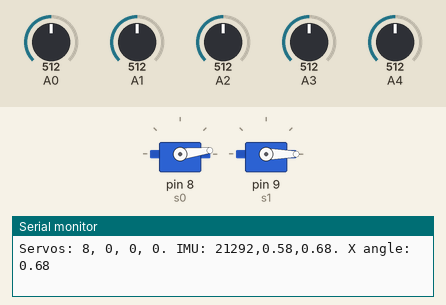
Simulated run of this sketch. Board: Arduino Uno, built with avr-gcc and run on an emulated ATmega328P. Shown: 2 × servo, the last lines printed to the serial monitor. The inputs (shaded band) are chosen by the test bench; at power-on: A0 = 512, A2 = 512, A4 = 512, A3 = 512, A1 = 512.

Above: at 0.1 s.
At 0.76 s:
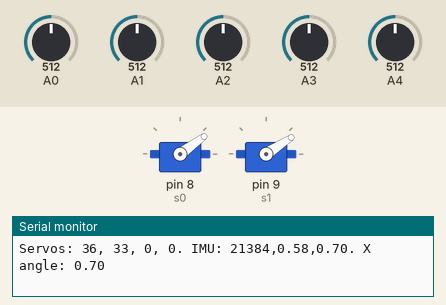
At 1.2 s:
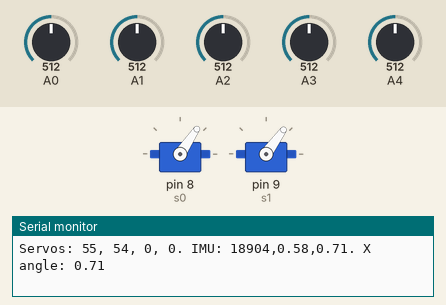
1.3 s: A0 set to 716
4.3 s: A2 set to 30
7.3 s: A4 set to 306
10.3 s: A3 set to 716
13.3 s: A1 set to 716
16.3 s: A3 set to 992
Timing chart, 0 to 20.3 s (numbered marks = the images above; inputs shaded):
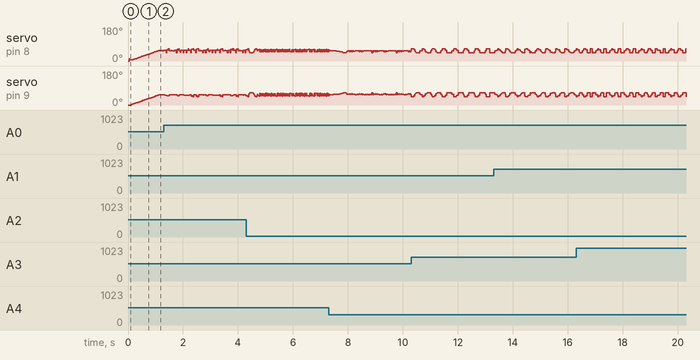

The sketch:

TiltControl.ino
```cpp
#include <Servo.h>
#include <PID_v1.h>

double gyroX = 0.00,
       gyroY = 0.00;

double goalAngleX = 0.30,
       goalAngleY = 0.30;

double PIDControllerOutputA,
       PIDControllerOutputB;

int speedBase = 55;

int speeds [ 4 ] = { 0, 0, 0, 0 };
int servos [ 4 ] = { 0, 0, 0, 0 };

Servo s0;
Servo s1;

// Sampling every 15 ms
// Originally: 2,5,1
// Fast: 2,100,1
// Almost balancing:
// 4,2,1 good
// 4,0.5,1 better
// 4,0.5,0.5 better
// 8,0.5,0.5 worse
// 2,0.5,0.5 smoother, but not better
// 3,0.5,0.5 great! But it's a little slow at times.
// 3,0.1,0.1 worse!
// 3,0.7,0.7 better
// 3,0.6,0.6 better
// 3,0.5,0.6 not really better
// 3,0.6,0.5 better!
// 3,0.7,0.4 not so good.
// 3,0.4,0.4 it wobbles.
// 3,0.5,0.5 it stabilizes sort of quickly, and then wobbles some.
// 4,0.5,0.5

// Sampling every 1 ms
// 3,0.7,0.1 good, but wobbly
// 4,1,0.1 good, but a little slow and wobbly
// 5,2,0 slow, unable to stabilize
// 5,0,0 slow, slow to stabilize, wobbly
// 3,0,0 even slower
// 3,1,0 slower to stabilize, wobbles less
// 1,0,0 balances and then goes to one side
// 0,1,0 it goes to one side
// 0,0,1 wobbles erratically
// 1,0,1 tries to balance but wobbles erratically
// 1,0,0.5 same
// 1,0,0.25 it stays almost balanced but wobbles, it also can get mostly stuck on one side
// 1,0,0.1 it wobbles nearly stable, but is easily pushed and stays unbalanced
// 1,0.25,0.25

// 1.0, 0.05, 0.05 is pretty good, but slow, wobbly, and off to one side
// 2.0, 0.05, 0.05 is good, but slower, wobbly, and also off to one side
// 2.0, 0.05, 0.1 is faster, but has larger wobbles, and is off to one side

// speed 55
// 2.0, 0.1, 0.1

double Kp = 2.0,
       Ki = 0.1,
       Kd = 0.1;

PID PIDControllerA ( &gyroX, &PIDControllerOutputA, &goalAngleX, Kp, Ki, Kd, REVERSE );
PID PIDControllerB ( &gyroX, &PIDControllerOutputB, &goalAngleX, Kp, Ki, Kd, DIRECT );


void initializePIDControllers () {

  // Set up the PID controllers.

  PIDControllerA.SetMode ( AUTOMATIC );
  PIDControllerB.SetMode ( AUTOMATIC );


  // What how large of a reaction should we allow?

  PIDControllerA.SetOutputLimits ( -10, 10 );
  PIDControllerB.SetOutputLimits ( -10, 10 );


  // How many milliseconds should we wait between samples?

  PIDControllerA.SetSampleTime ( 1 );
  PIDControllerB.SetSampleTime ( 1 );

}


void initializeESCs () {

  s0.attach ( 8 );
  s1.attach ( 9 );

  resetESC ( 0 );
  resetESC ( 1 );

  useSpeeds ();

}


int speedUpOrDown ( int start, int finish ) {

  return (finish == start) ?
    0
  :
    ( finish - start ) < 0 ?
      -1
    :
      1
  ;

}


void resetESC ( int servo ) {

  setSpeed ( servo, 0 );

  useSpeeds ();

}


void setSpeed ( int servo, int speed ) {

  servos [ servo ] = speed;

}


void useSpeeds () {

  s0.write ( servos [ 0 ] );
  s1.write ( servos [ 1 ] );

  delay ( 15 );

}


void rampSpeeds () {

  speeds [ 0 ] += speedUpOrDown ( speeds [ 0 ], speedBase );
  speeds [ 1 ] += speedUpOrDown ( speeds [ 1 ], speedBase );

}


/*
IMU Calculations Demo, by Starlino
IMU Guide: http://starlino.com/imu_guide.html
Acc_Gyro Board:  http://www.gadgetgangster.com/213

Hardware Setup:

Acc_Gyro <--->  Arduino
5V       <--->  5V (Or 3.3V)
GND      <--->  GND
AX       <--->  AN0
AY       <--->  AN1
AZ       <--->  AN2
GX4      <--->  AN3
GY4      <--->  AN4

*/

#define INPUT_COUNT 5     //number of analog inputs
#define VDD 5000.0f       //Analog reference voltage in milivolts
#define PI 3.14159265358979f

int an[INPUT_COUNT];      //analog inputs
char firstSample;        //marks first sample

struct {
  char inpInvert[INPUT_COUNT];    // bits 0..5 invert input
  int zeroLevel[INPUT_COUNT];     // 0..2 accelerometer zero level (mV) @ 0 G
                                  // 3..5 gyro zero level (mV) @ 0 deg/s
  int inpSens[INPUT_COUNT];       // 0..2 acceleromter input sensitivity (mv/g)
                                  // 3..5 gyro input sensitivity (mV/deg/ms)
  float wGyro;		          // gyro weight/smooting factor
} config;

//Notation "w" stands for one of the axes, so for example RwAcc[0],RwAcc[1],RwAcc[2] means RxAcc,RyAcc,RzAcc
//Variables below must be global (their previous value is used in getEstimatedInclination)
float RwEst[3];     //Rw estimated from combining RwAcc and RwGyro
unsigned long lastMicros;

//Variables below don't need to be global but we expose them for debug purposes
unsigned long interval; //interval since previous analog samples
float RwAcc[3];         //projection of normalized gravitation force vector on x/y/z axis, as measured by accelerometer
float RwGyro[3];        //Rw obtained from last estimated value and gyro movement
float Awz[2];           //angles between projection of R on XZ/YZ plane and Z axis (deg)


void getEstimatedInclination () {

  static int i,w;
  static float tmpf,tmpf2;
  static unsigned long newMicros; //new timestamp
  static char signRzGyro;

  //get raw adc readings
  newMicros = micros();       //save the time when sample is taken
  for ( i = 0; i < INPUT_COUNT; i++ ) an[i] = analogRead ( i );

  //compute interval since last sampling time
  interval = newMicros - lastMicros;    //please note that overflows are ok, since for example 0x0001 - 0x00FE will be equal to 2
  lastMicros = newMicros;               //save for next loop, please note interval will be invalid in first sample but we don't use it


  //get accelerometer readings in g, gives us RwAcc vector
  for ( w = 0; w <= 2; w++ ) RwAcc[w] = getInput ( w );

  //normalize vector (convert to a vector with same direction and with length 1)
  normalize3DVector ( RwAcc );

  if ( firstSample ) {

    for ( w = 0; w <= 2; w++ ) RwEst[w] = RwAcc[w];    //initialize with accelerometer readings

  } else {

    //evaluate RwGyro vector
    if ( abs ( RwEst[2] ) < 0.1 ) {

      //Rz is too small and because it is used as reference for computing Axz, Ayz it's error fluctuations will amplify leading to bad results
      //in this case skip the gyro data and just use previous estimate
      for ( w = 0; w <= 2; w++ ) RwGyro[w] = RwEst[w];

    } else {
      //get angles between projection of R on ZX/ZY plane and Z axis, based on last RwEst
      for ( w = 0; w <= 1; w++ ) {

        tmpf = getInput ( 3 + w );                          //get current gyro rate in deg/ms
        tmpf *= interval / 1000.0f;                         //get angle change in deg
        Awz[w] = atan2 ( RwEst[w], RwEst[2] ) * 180 / PI;   //get angle and convert to degrees
        Awz[w] += tmpf;                                     //get updated angle according to gyro movement

      }

      //estimate sign of RzGyro by looking in what qudrant the angle Axz is,
      //RzGyro is pozitive if  Axz in range -90 ..90 => cos(Awz) >= 0
      signRzGyro = ( cos ( Awz[0] * PI / 180) >= 0 ) ? 1 : -1;

      //reverse calculation of RwGyro from Awz angles, for formulas deductions see  http://starlino.com/imu_guide.html
      for ( w = 0; w <= 1; w++ ) {

        RwGyro[0] = sin ( Awz[0] * PI / 180 );
        RwGyro[0] /= sqrt ( 1 + squared ( cos ( Awz[0] * PI / 180 ) ) * squared ( tan ( Awz[1] * PI / 180 ) ) );
        RwGyro[1] = sin ( Awz[1] * PI / 180 );
        RwGyro[1] /= sqrt ( 1 + squared ( cos ( Awz[1] * PI / 180 ) ) * squared ( tan ( Awz[0] * PI / 180 ) ) );

      }

      RwGyro[2] = signRzGyro * sqrt ( 1 - squared ( RwGyro[0] ) - squared ( RwGyro[1] ) );

    }

    //combine Accelerometer and gyro readings
    for ( w = 0; w <= 2; w++ ) RwEst[w] = ( RwAcc[w] + config.wGyro * RwGyro[w] ) / ( 1 + config.wGyro );

    normalize3DVector ( RwEst );

  }

  firstSample = 0;


  // Store the X axis more accessibly.

  gyroX = RwEst[0];

}

void normalize3DVector ( float* vector ) {

  static float R;
  R = sqrt ( vector[0] * vector[0] + vector[1] * vector[1] + vector[2] * vector[2] );
  vector[0] /= R;
  vector[1] /= R;
  vector[2] /= R;

}

float squared ( float x ) {

  return x * x;

}

//Convert ADC value for to physical units see http://starlino.com/imu_guide.html for explanation.
//For accelerometer it will return g (acceleration), applies when xyz = 0..2
//For gyro it will return deg/ms (rate of rotation), applies when xyz = 3..5

float getInput ( char i ) {

  static float tmpf;             //temporary variable
  tmpf = an[i] * VDD / 1023.0f;  //voltage (mV)
  tmpf -= config.zeroLevel[i];   //voltage relative to zero level (mV)
  tmpf /= config.inpSens[i];     //input sensitivity in mV/G(acc) or mV/deg/ms(gyro)
  tmpf *= config.inpInvert[i];   //invert axis value according to configuration
  return tmpf;

}

void initializeIMU () {

  static int i;

  //Setup parameters for Acc_Gyro board, see http://www.gadgetgangster.com/213
  for ( i = 0; i <= 2; i++ ) {        // X,Y,Z axis
    config.zeroLevel[i] = 1650;       // Accelerometer zero level (mV) @ 0 G
    config.inpSens[i] = 478;          // Accelerometer Sensisitivity mV/g
  }

  for ( i = 3; i <= 4; i++ ) {
    config.inpSens[i] = 2000;	    // Gyro Sensitivity mV/deg/ms
    config.zeroLevel[i] = 1230;     // Gyro Zero Level (mV) @ 0 deg/s
  }

  config.inpInvert[0] = 1;  //Acc X
  config.inpInvert[1] = 1;  //Acc Y
  config.inpInvert[2] = 1;  //Acc Z

  //Gyro readings are sometimes inverted according to accelerometer coordonate system
  //see http://starlino.com/imu_guide.html for discussion
  //also see http://www.gadgetgangster.com/213 for graphical diagrams
  config.inpInvert[3] = 1;  //Gyro X
  config.inpInvert[4] = 1;  //Gyro Y

  config.wGyro = 10;

  firstSample = 1;

}


void orientToAngle () {

  // Gradually have all motors follow the base speed.

  rampSpeeds ();


  // Update the PID controllers.

  PIDControllerA.Compute();
  PIDControllerB.Compute();


  // Add the PID controllers' reactions.

  servos [ 0 ] = speeds [ 0 ] + PIDControllerOutputA;
  servos [ 1 ] = speeds [ 1 ] + PIDControllerOutputB;


  // Keep the speeds within the safe ranges ( 0 - 150 ).

  servos [ 0 ] = min ( 150, max ( 0, servos [ 0 ] ) );
  servos [ 1 ] = min ( 150, max ( 0, servos [ 1 ] ) );

}


void debug () {

  Serial.print ( "IMU: " );
  Serial.print ( interval );  //microseconds since last sample, please note that printing more data will increase interval
  Serial.print ( "," );
  Serial.print ( RwAcc[0] );  //Inclination X axis (as measured by accelerometer)
  Serial.print ( "," );
  Serial.print ( RwEst[0] );  //Inclination X axis (estimated / filtered)
  Serial.print ( ". " );

  Serial.print ( "X angle: " );
  Serial.print ( gyroX );
  Serial.println ( "" );

  Serial.print ( "Servos: " );
  Serial.print ( servos [ 0 ] );
  Serial.print ( ", " );
  Serial.print ( servos [ 1 ] );
  Serial.print ( ", " );
  Serial.print ( servos [ 2 ] );
  Serial.print ( ", " );
  Serial.print ( servos [ 3 ] );
  Serial.print ( ". " );

}


void setup () {

  Serial.begin ( 57600 );

  initializeIMU ();

  initializeESCs ();

  initializePIDControllers ();

}

void loop () {

  getEstimatedInclination();

  orientToAngle ();

  useSpeeds ();

  debug ();

}
```
